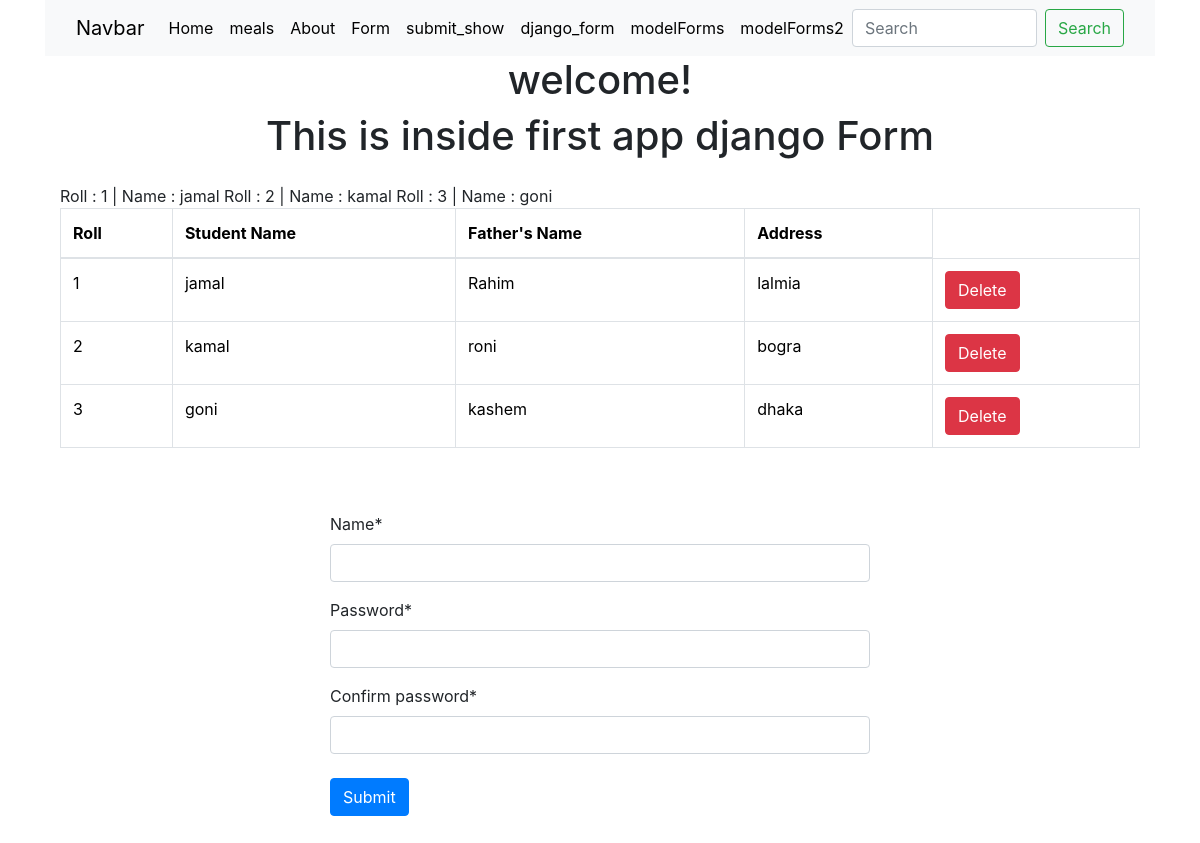
Page /firstapp/django_form/modelForms/ on the committed database.
### firstapp/models.py (models this page shows)
class Student(models.Model):
    name = models.CharField(max_length=20)
    roll = models.IntegerField(primary_key=True)
    address = models.TextField()
    father_name = models.TextField(default="Rahim")
    def __str__(self):
        return f"Roll : {self.roll} | Name : {self.name}"

### firstapp/views.py (the view)
# urls.py: path('django_form/modelForms/', views.model_Forms, name='modelForms'),
def model_Forms(request):
    if request.method == 'POST':
        form = modelForms(request.POST)
        if form.is_valid():
            print(form.cleaned_data)
    else:
        form = modelForms()
    student = models.Student.objects.all()
    print(student)
    return render(request, 'modelForms.html',{'form': form, 'data' : student})

### firstapp/forms.py (shortened to what this page needs)
class modelForms(forms.Form):
    name = forms.CharField(widget=forms.TextInput)
    password = forms.CharField(widget=forms.PasswordInput)
    confirm_password = forms.CharField(widget=forms.PasswordInput)

### firstapp/templates/modelForms.html (shortened to what this page needs)
{% extends 'base.html' %}
{% load static %}
{% block content %}
{{ block.super }}
{% load crispy_forms_tags %}
<div class="container">
    <h1 class="text-center pb-3"> This is inside first app  django Form  </h1>
    {% if data %}
        {% for st in data %}
        {{st}}
        {% endfor %}
        <table class="table table-bordered">
            <thead>
              <tr>
                <th scope="col">Roll</th>
                <th scope="col">Student Name</th>
                <th scope="col">Father's Name </th>
                <th scope="col">Address</th>
              </tr>
            </thead>
            <tbody>
                {% for st in data %}
                <tr>
                <td>{{st.roll}}</td>
                <td>{{st.name}}</td>
                <td>{{st.father_name}}</td>
                <td>{{st.address}}</td>
                <td><a class=" btn btn-danger " href ="{% url 'delete_student' st.roll%}"> Delete</a></td>
                </tr>
                {% endfor %}
            </tbody>
          </table>
    {% else %}
        <h1 class="text-center pb-3"> NO data available to show  </h1>
    {% endif %}
    <form method='post'  style="width: 50%; height: 500px; margin:auto" class="pt-5" enctype = 'multipart/form-data'>
        {{form | crispy}}
        <button type="submit" class="btn btn-primary mt-2">Submit</button>
    </form>
</div>
{% endblock %}

### rows in the picture
Student: roll+name "Roll : 1 | Name : jamal", roll "1", name "jamal", father_name "Rahim", address "lalmia"
Student: roll+name "Roll : 2 | Name : kamal", roll "2", name "kamal", father_name "roni", address "bogra"
Student: roll+name "Roll : 3 | Name : goni", roll "3", name "goni", father_name "kashem", address "dhaka"
